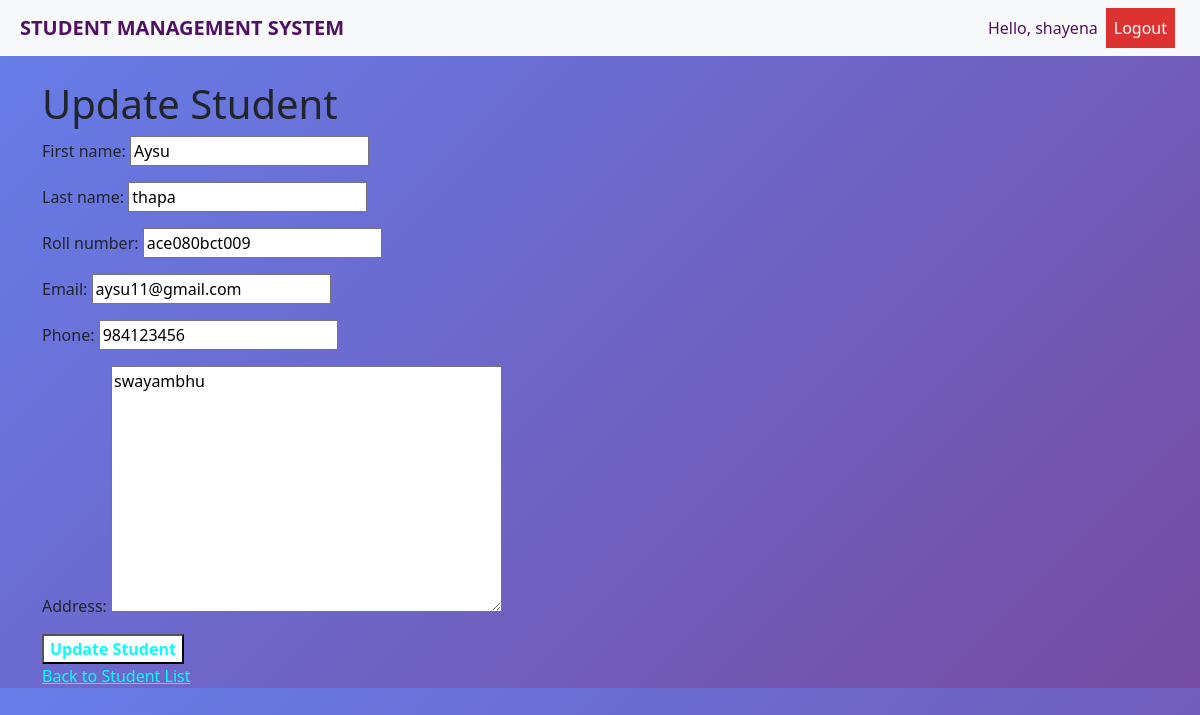
/students/update/11/ (signed in), run on the app's committed database.
### students/models.py (models this page shows, shortened)
class Student(models.Model):
    first_name = models.CharField(max_length=50)
    last_name = models.CharField(max_length=50)
    roll_number = models.CharField(max_length=20, unique=True)
    email = models.EmailField(unique=True)
    phone = models.CharField(max_length=15, blank=True, null=True)
    address = models.TextField(blank=True)
    created_by = models.ForeignKey(
        User,
        on_delete=models.CASCADE,
        related_name='students'
    )

### students/views.py (the view)
# urls.py: path('students/update/<int:id>/', views.update_student, name='update_student'),
@login_required
def update_student(request, id):
    student = get_object_or_404(Student, id=id)
    if not request.user.is_staff and student.created_by != request.user:
        messages.error(request, "You are not allowed to edit this student.")
        return redirect('student_list')
    if request.method == 'POST':
        form = StudentForm(request.POST, instance=student)
        if form.is_valid():
            form.save()
            messages.success(request, "Student updated successfully.")
            return redirect('student_list')
    else:
        form = StudentForm(instance=student)
    return render(request, 'students/update_student.html', {'form': form})

### students/forms.py
class StudentForm(forms.ModelForm):
    class Meta:
        model = Student
        fields = ['first_name', 'last_name', 'roll_number', 'email', 'phone', 'address']

### students/templates/students/update_student.html (shortened to what this page needs)
{% extends "students/base.html" %}
{% block content %}
<h1>Update Student</h1>
<form method="post">
    {{ form.as_p }}
    <button type="submit" style="background-color: white; color:cyan;"><strong>Update Student</strong></button>
</form>
<a href="{% url 'student_list' %}" style="color:cyan">Back to Student List</a>
{% endblock %}

### students/templates/students/base.html (shortened to what this page needs)
<!DOCTYPE html>
<html lang="en">
<head>
    <link rel="stylesheet" href="https://cdn.jsdelivr.net/npm/bootstrap@5.3.0/dist/css/bootstrap.min.css">
</head>
<body>
<nav class="navbar navbar-expand-lg navbar-light bg-light">
    <a class="navbar-brand" href="{% url 'student_list' %}" style="margin-left: 20px;">STUDENT MANAGEMENT SYSTEM</a>
    <div class="collapse navbar-collapse">
        <ul class="navbar-nav ms-auto">
            {% if user.is_authenticated %}
                <li class="nav-item"><a class="nav-link" href="#">Hello, {{ user.username }}</a></li>
                <li class="nav-item"><a class="nav-link" href="{% url 'account_logout' %}" style="margin-right: 25px; color:white; background-color: rgb(221, 50, 50);">Logout</a></li>
            {% else %}
                <li class="nav-item"><a class="nav-link" href="{% url 'account_login' %}" style="margin-right: 25px;">Login</a></li>
                <li class="nav-item"><a class="nav-link" href="{% url 'account_signup' %}" style="margin-right: 25px; ">Signup</a></li>
            {% endif %}
        </ul>
    </div>
</nav>
<div class="container mt-4">
    {% block content %}{% endblock %}
</div>
</body>
</html>

### students/templates/students/base.html (style rules this page uses)
body { background: linear-gradient(135deg, #667eea 0%, #764ba2 100%); }
.nav-link { color:rgb(80, 16, 100); }
.navbar-brand { color: rgb(80, 16, 100); font-weight: 700; text-decoration: bold; }

### data on the page
Student: first_name "Aysu", last_name "thapa", roll_number "ace080bct009", email "aysu11@gmail.com", phone "984123456", address "swayambhu"

### other printed values
{{ user.username }} "shayena"
